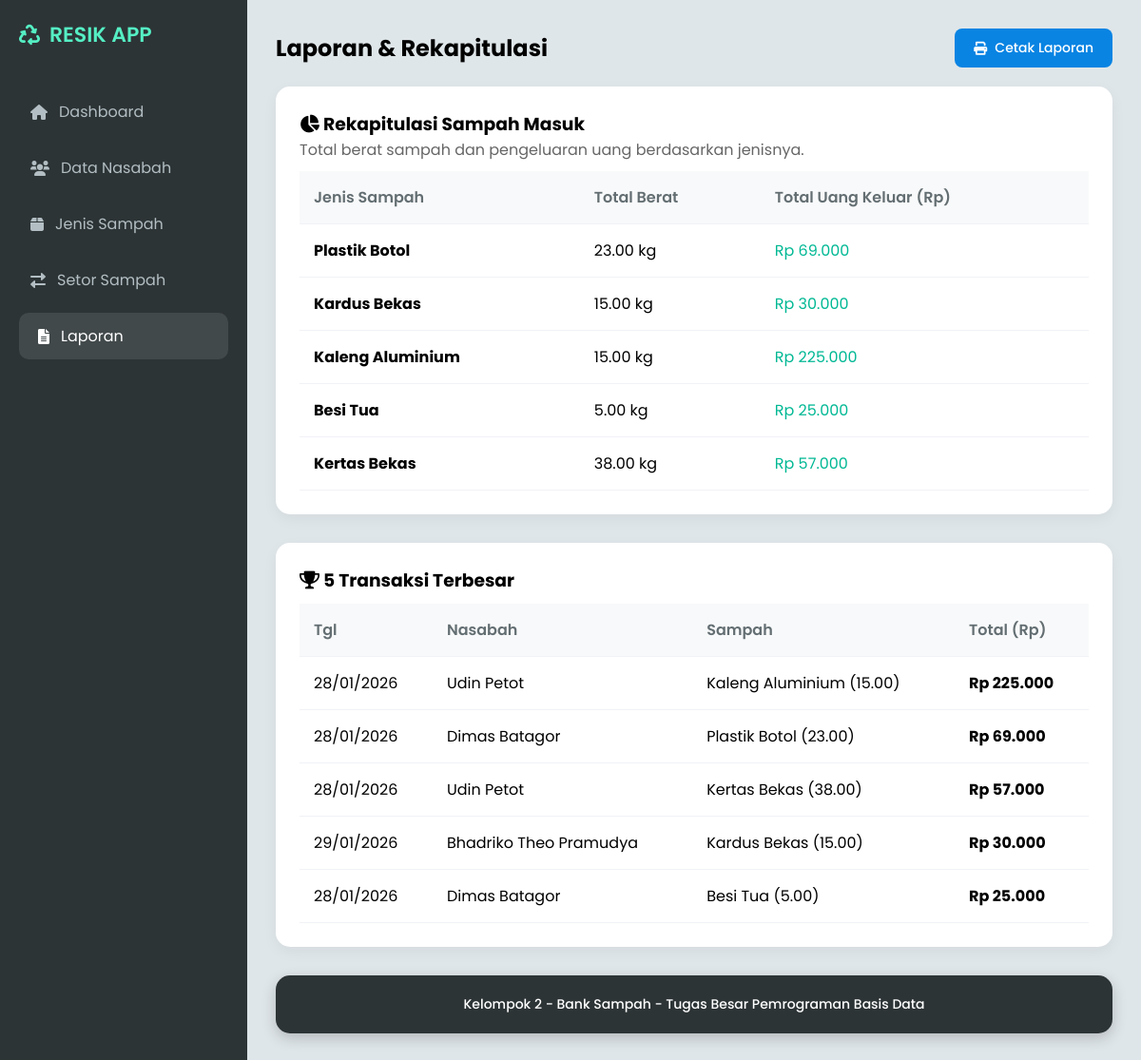
The page /halaman/laporan/laporan.php on the database its author committed.
### tables this page shows
CREATE TABLE `setoran` (
  `id_setoran` int(11) NOT NULL,
  `id_nasabah` int(11) DEFAULT NULL,
  `id_jenis` int(11) DEFAULT NULL,
  `berat` decimal(10,2) NOT NULL,
  `total_harga` decimal(12,2) NOT NULL,
  `tanggal_setor` datetime DEFAULT current_timestamp(),
  `catatan` text DEFAULT NULL
);

CREATE TABLE `nasabah` (
  `id_nasabah` int(11) NOT NULL,
  `nama_lengkap` varchar(100) NOT NULL,
  `nomor_telepon` varchar(15) DEFAULT NULL,
  `alamat` text DEFAULT NULL,
  `tanggal_gabung` date DEFAULT curdate()
);

CREATE TABLE `jenis_sampah` (
  `id_jenis` int(11) NOT NULL,
  `nama_jenis` varchar(50) NOT NULL,
  `satuan` varchar(20) DEFAULT 'kg',
  `harga_per_satuan` decimal(10,2) NOT NULL
);

### halaman/laporan/laporan.php (the view, shortened to what this page needs)
<?php
include '../../Koneksi/koneksi.php';
$queryRekap = "SELECT j.nama_jenis, j.satuan, SUM(s.berat) as total_berat, SUM(s.total_harga) as total_uang
               FROM setoran s
               JOIN jenis_sampah j ON s.id_jenis = j.id_jenis
               GROUP BY j.id_jenis, j.nama_jenis";
$dataRekap = mysqli_query($koneksi, $queryRekap);
$queryTop = "SELECT s.*, n.nama_lengkap, j.nama_jenis
             FROM setoran s
             JOIN nasabah n ON s.id_nasabah = n.id_nasabah
             JOIN jenis_sampah j ON s.id_jenis = j.id_jenis
             ORDER BY s.total_harga DESC LIMIT 5";
$dataTop = mysqli_query($koneksi, $queryTop);
?>
<!DOCTYPE html>
<html lang="id">
<head>
    <link href="https://cdnjs.cloudflare.com/ajax/libs/font-awesome/6.0.0/css/all.min.css" rel="stylesheet">
    <link rel="stylesheet" href="../../aset/css/style.css?v=<?= time(); ?>">
</head>
<body>
    <div class="sidebar">
        <div class="brand"><i class="fas fa-recycle"></i> RESIK APP</div>
        <nav class="menu">
            <a href="../../index.php"><i class="fas fa-home"></i> Dashboard</a>
            <a href="../nasabah/nasabah.php"><i class="fas fa-users"></i> Data Nasabah</a>
            <a href="../sampah/sampah.php"><i class="fas fa-box"></i> Jenis Sampah</a>
            <a href="../transaksi/transaksi.php"><i class="fas fa-exchange-alt"></i> Setor Sampah</a>
            <a href="laporan.php" class="active"><i class="fas fa-file-alt"></i> Laporan</a>
        </nav>
    </div>
    <div class="main-content">
        <div class="header">
            <h2 style="margin-bottom: 0;">Laporan & Rekapitulasi</h2>
            <button onclick="window.print()" class="btn btn-blue"><i class="fas fa-print"></i> Cetak Laporan</button>
        </div>
        <div class="card">
            <h3><i class="fas fa-chart-pie"></i> Rekapitulasi Sampah Masuk</h3>
            <p style="margin-bottom: 10px; color: #666;">Total berat sampah dan pengeluaran uang berdasarkan jenisnya.</p>
            <table>
                <thead>
                    <tr>
                        <th>Jenis Sampah</th>
                        <th>Total Berat</th>
                        <th>Total Uang Keluar (Rp)</th>
                    </tr>
                </thead>
                <tbody>
                    <?php while($row = mysqli_fetch_assoc($dataRekap)): ?>
                    <tr>
                        <td style="font-weight: bold;"><?= $row['nama_jenis'] ?></td>
                        <td><?= $row['total_berat'] . ' ' . $row['satuan'] ?></td>
                        <td style="color: #00b894;">Rp <?= number_format($row['total_uang'], 0, ',', '.') ?></td>
                    </tr>
                    <?php endwhile; ?>
                </tbody>
            </table>
        </div>
        <div class="card">
            <h3><i class="fas fa-trophy"></i> 5 Transaksi Terbesar</h3>
            <table>
                <thead>
                    <tr>
                        <th>Tgl</th>
                        <th>Nasabah</th>
                        <th>Sampah</th>
                        <th>Total (Rp)</th>
                    </tr>
                </thead>
                <tbody>
                    <?php while($top = mysqli_fetch_assoc($dataTop)): ?>
                    <tr>
                        <td><?= date('d/m/Y', strtotime($top['tanggal_setor'])) ?></td>
                        <td><?= $top['nama_lengkap'] ?></td>
                        <td><?= $top['nama_jenis'] ?> (<?= $top['berat'] ?>)</td>
                        <td style="font-weight: bold;">Rp <?= number_format($top['total_harga'], 0, ',', '.') ?></td>
                    </tr>
                    <?php endwhile; ?>
                </tbody>
            </table>
        </div>
        <div class="footer">
            <p>Kelompok 2 - Bank Sampah - Tugas Besar Pemrograman Basis Data</p>
        </div>
    </div>
</body>
</html>

### aset/css/style.css (style rules this page uses)
:root { --primary: #00b894; --primary-dark: #019f7d; --dark: #2d3436; --light-bg: #dfe6e9; --text-muted: #b2bec3; --danger: #d63031; --info: #0984e3; --white: #ffffff; }
* { margin: 0; padding: 0; box-sizing: border-box; font-family: 'Poppins', sans-serif; }
body { background-color: var(--light-bg); display: flex; min-height: 100vh; }
.sidebar { width: 260px; background: var(--dark); color: var(--white); padding: 20px; position: fixed; height: 100%; display: flex; flex-direction: column; }
.brand { font-size: 22px; font-weight: 600; margin-bottom: 40px; color: #55efc4; display: flex; align-items: center; gap: 10px; }
.menu { display: flex; flex-direction: column; gap: 10px; }
.menu a { text-decoration: none; color: var(--text-muted); padding: 12px; border-radius: 10px; transition: 0.3s; display: flex; align-items: center; gap: 12px; }
.menu a:hover, .menu a.active { background: rgba(255, 255, 255, 0.1); color: var(--white); padding-left: 20px; }
.main-content { margin-left: 260px; flex: 1; padding: 30px; }
.header { display: flex; justify-content: space-between; align-items: center; margin-bottom: 20px; }
.btn { padding: 10px 20px; border-radius: 8px; border: none; cursor: pointer; color: var(--white); font-weight: 500; display: inline-flex; align-items: center; gap: 8px; text-decoration: none; font-size: 14px; transition: 0.2s; }
.btn-blue { background: var(--info); }
.card { background: var(--white); padding: 25px; border-radius: 15px; box-shadow: 0 5px 15px rgba(0, 0, 0, 0.05); margin-bottom: 30px; }
table { width: 100%; border-collapse: collapse; margin-top: 10px; }
th, td { padding: 15px; text-align: left; border-bottom: 1px solid #f1f2f6; vertical-align: middle; }
th { background: #f8f9fa; color: #636e72; font-weight: 600; }
.footer { margin-top: auto; padding: 20px; background: var(--dark); color: var(--white); border-radius: 15px; box-shadow: 0 5px 15px rgba(0, 0, 0, 0.2); text-align: center; font-size: 14px; font-weight: 500; display: flex; justify-content: center; align-items: center; gap: 10px; width: 100%; }
.main-content { display: flex; flex-direction: column; min-height: 100vh; }

### rows shown on the page
setoran: tanggal_setor "28/01/2026", id_nasabah.nama_lengkap "Udin Petot", id_jenis.nama_jenis "Kaleng Aluminium", berat "15.00", total_harga "225.000"
setoran: tanggal_setor "28/01/2026", id_nasabah.nama_lengkap "Dimas Batagor", id_jenis.nama_jenis "Plastik Botol", berat "23.00", total_harga "69.000"
setoran: tanggal_setor "28/01/2026", id_nasabah.nama_lengkap "Udin Petot", id_jenis.nama_jenis "Kertas Bekas", berat "38.00", total_harga "57.000"
setoran: tanggal_setor "29/01/2026", id_nasabah.nama_lengkap "Bhadriko Theo Pramudya", id_jenis.nama_jenis "Kardus Bekas", berat "15.00", total_harga "30.000"
setoran: tanggal_setor "28/01/2026", id_nasabah.nama_lengkap "Dimas Batagor", id_jenis.nama_jenis "Besi Tua", berat "5.00", total_harga "25.000"

### other values the page prints
$row['nama_jenis'] "Plastik Botol"
$row['total_berat'] "23.00"
$row['satuan'] "kg"
$row['total_uang'] "69.000"
$row['nama_jenis'] "Kardus Bekas"
$row['total_berat'] "15.00"
$row['total_uang'] "30.000"
$row['nama_jenis'] "Kaleng Aluminium"
$row['total_uang'] "225.000"
$row['nama_jenis'] "Besi Tua"
$row['total_berat'] "5.00"
$row['total_uang'] "25.000"
$row['nama_jenis'] "Kertas Bekas"
$row['total_berat'] "38.00"
$row['total_uang'] "57.000"
